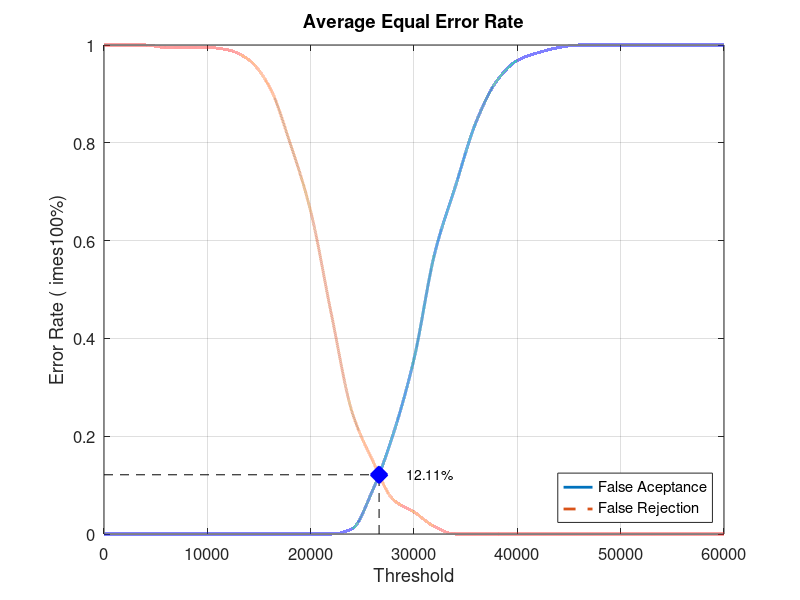
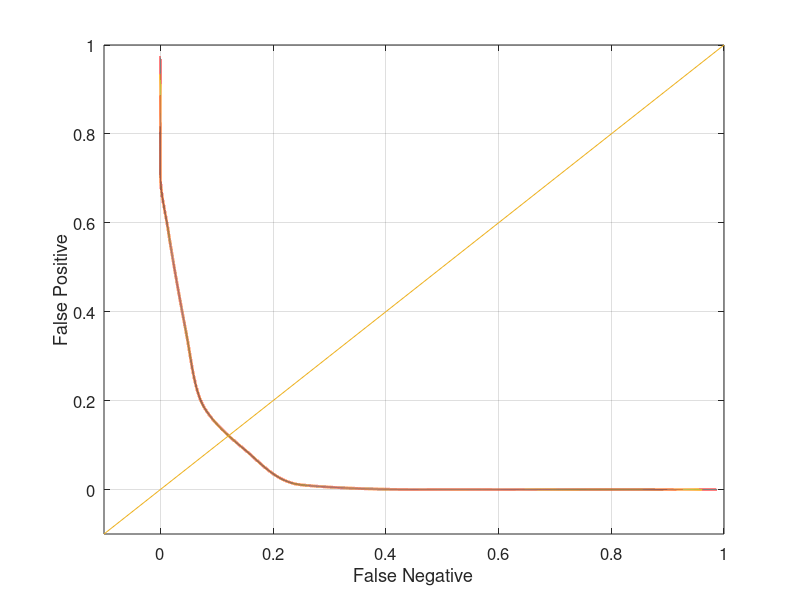

MATLAB code to generate these figures, in order:
close all;
clear;
clc;
x = 0:2000:60000;
xq = 0:0.5:60000;

y0 = [0 0 0 0 0 0 0 0 0 0 0 0 0.0105263 0.0894737 0.205263 0.357895 0.573684 0.710526 0.842105 0.926316 0.968421 0.984211 0.994737 1 1 1 1 1 1 1 1]
yy0 = interp1(x, y0, xq, 'pchip');
y1 = [1 1 1 0.995 0.995 0.995 0.99 0.97 0.915 0.8 0.66 0.45 0.25 0.15 0.07 0.045 0.015 0 0 0 0 0 0 0 0 0 0 0 0 0 0]
yy1 = interp1(x, y1, xq, 'pchip');

% Calculating EER: 
y2 = abs(y0 - y1);
find(y2 == min(y2))
yy2 = abs(yy0 - yy1);
xEER = find(yy2 == min(yy2));
xEERIndex = xq(xEER) % X-axis EER
yEER = yy0(xEER) % Y-axis EER

main = figure
plot(xq, yy0,'-','LineWidth', 2);	hold on
plot(xq, yy1,'--','LineWidth', 2);	hold on
plot([xEERIndex xEERIndex], [0 yEER], 'k--');	hold on
plot([0 xEERIndex], [yEER yEER], 'k--');	hold on
plot(xEERIndex, yEER, 'bx', 'LineWidth', 10);	hold on
text(xEERIndex + 10 * xEERIndex / 100, yEER, [num2str(round((10000 * yEER)) / 100) '%'])
legend('False Aceptance', 'False Rejection', 'Location', 'SouthEast')
xlabel('Threshold')
ylabel('Error Rate (	imes100%)')
title('Average Equal Error Rate')
set(gca, 'FontSize', 12)
axis([0 60000 0 1])
grid on

print(main, 'Database1_1Main', '-dpng');
FNRxFPR = figure('Color', [1 1 1]);
plot(yy1, yy0, '-', yy1, yy0, 'LineWidth', 2);
hold on
y = -0.1:0.1:1
plot(y, y); 
set(gca, 'FontSize', 12)
xlabel('False Negative')
ylabel('False Positive')
axis([-0.1 1 -0.1 1])
set(gca, 'FontSize', 12)
grid on

print(FNRxFPR, 'Database1_1FNRxFPR','-dpng');
